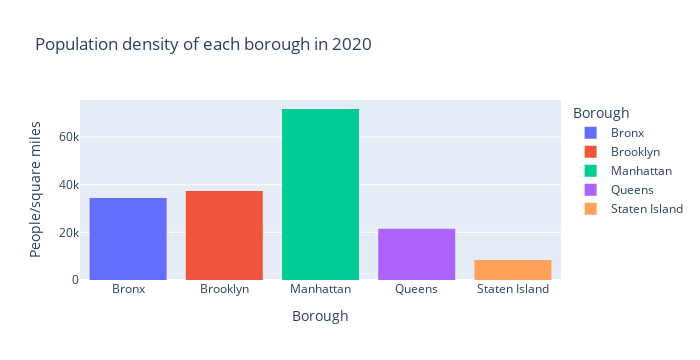

Notebook code for this chart:
### Markdown cell above
## 5. Visualize Market Values of Population Density.
- Show the population density by borough.
- Show the population density by year.

### Code cell
# Population density of each borough in 2020
fig = px.histogram(
    density_clean[density_clean['Report Year']==2020],
    x="Borough",
    y="Density",
    color='Borough',
    title='Population density of each borough in 2020',
)

fig.update_yaxes(title_text='People/square miles')
fig.update_layout(width=700)
fig.show()

### Figure 1 — Plotly figure (JSON) as saved in the notebook; plotly's stock layout.template omitted (floating-point values rounded to 4 significant figures)
{"data": [{"alignmentgroup": "True", "bingroup": "x", "histfunc": "sum", "hovertemplate": "Borough=%{x}<br>sum of Density=%{y}<extra></extra>", "legendgroup": "Bronx", "marker": {"color": "#636efa", "pattern": {"shape": ""}}, "name": "Bronx", "offsetgroup": "Bronx", "orientation": "v", "showlegend": true, "type": "histogram", "x": ["Bronx"], "xaxis": "x", "y": [34370.0], "yaxis": "y"}, {"alignmentgroup": "True", "bingroup": "x", "histfunc": "sum", "hovertemplate": "Borough=%{x}<br>sum of Density=%{y}<extra></extra>", "legendgroup": "Brooklyn", "marker": {"color": "#EF553B", "pattern": {"shape": ""}}, "name": "Brooklyn", "offsetgroup": "Brooklyn", "orientation": "v", "showlegend": true, "type": "histogram", "x": ["Brooklyn"], "xaxis": "x", "y": [37400.0], "yaxis": "y"}, {"alignmentgroup": "True", "bingroup": "x", "histfunc": "sum", "hovertemplate": "Borough=%{x}<br>sum of Density=%{y}<extra></extra>", "legendgroup": "Manhattan", "marker": {"color": "#00cc96", "pattern": {"shape": ""}}, "name": "Manhattan", "offsetgroup": "Manhattan", "orientation": "v", "showlegend": true, "type": "histogram", "x": ["Manhattan"], "xaxis": "x", "y": [71760.0], "yaxis": "y"}, {"alignmentgroup": "True", "bingroup": "x", "histfunc": "sum", "hovertemplate": "Borough=%{x}<br>sum of Density=%{y}<extra></extra>", "legendgroup": "Queens", "marker": {"color": "#ab63fa", "pattern": {"shape": ""}}, "name": "Queens", "offsetgroup": "Queens", "orientation": "v", "showlegend": true, "type": "histogram", "x": ["Queens"], "xaxis": "x", "y": [21470.0], "yaxis": "y"}, {"alignmentgroup": "True", "bingroup": "x", "histfunc": "sum", "hovertemplate": "Borough=%{x}<br>sum of Density=%{y}<extra></extra>", "legendgroup": "Staten Island", "marker": {"color": "#FFA15A", "pattern": {"shape": ""}}, "name": "Staten Island", "offsetgroup": "Staten Island", "orientation": "v", "showlegend": true, "type": "histogram", "x": ["Staten Island"], "xaxis": "x", "y": [8346.0], "yaxis": "y"}], "layout": {"barmode": "relative", "height": 360, "legend": {"title": {"text": "Borough"}, "tracegroupgap": 0}, "title": {"text": "Population density of each borough in 2020"}, "width": 700, "xaxis": {"anchor": "y", "autorange": true, "categoryarray": ["Bronx", "Brooklyn", "Manhattan", "Queens", "Staten Island"], "categoryorder": "array", "domain": [0, 1], "range": [-0.5, 4.5], "title": {"text": "Borough"}, "type": "category"}, "yaxis": {"anchor": "x", "autorange": true, "domain": [0, 1], "range": [0, 75540.0], "title": {"text": "People/square miles"}, "type": "linear"}}}
